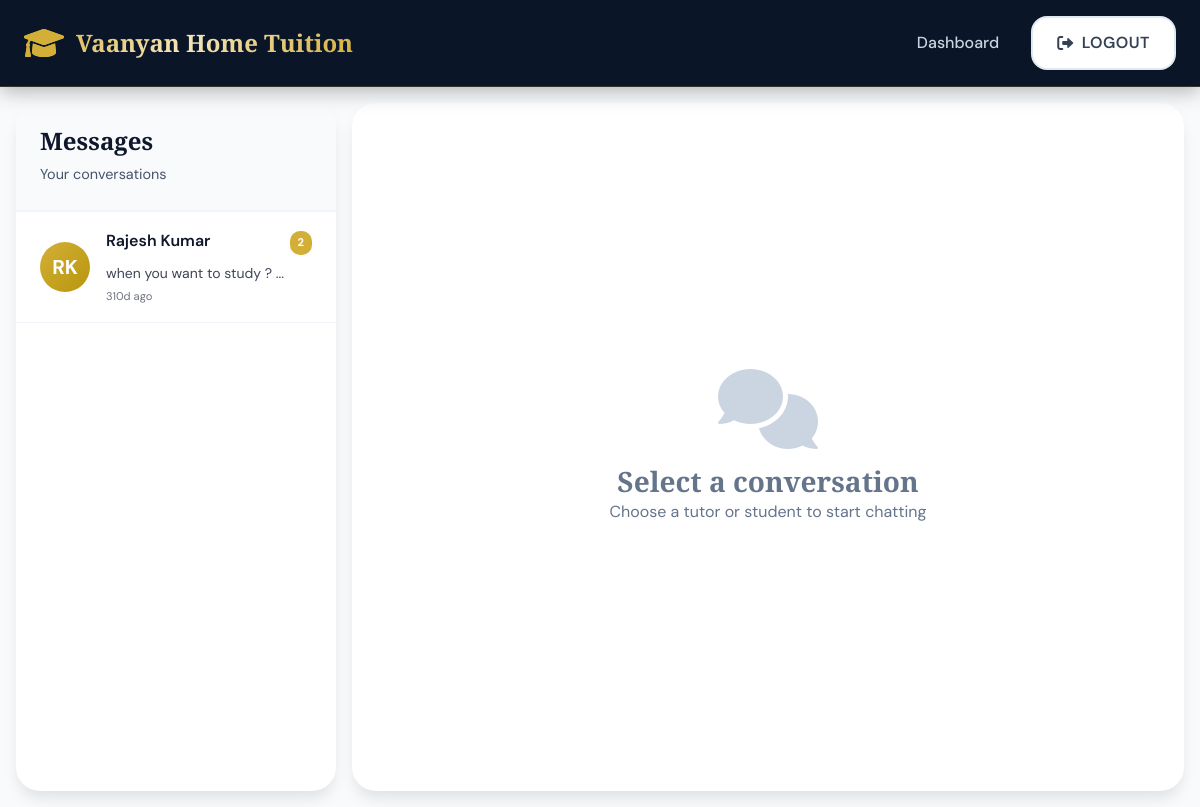
The page /chat (signed in) on the database its author committed.
### app.py (models this page shows, shortened)
class Message(db.Model):
    __tablename__ = 'messages'
    id = db.Column(db.Integer, primary_key=True)
    sender_id = db.Column(db.Integer, db.ForeignKey('users.id'), nullable=False)
    recipient_id = db.Column(db.Integer, db.ForeignKey('users.id'), nullable=False)
    message = db.Column(db.Text, nullable=False)
    is_read = db.Column(db.Boolean, default=False)
    created_at = db.Column(db.DateTime, default=datetime.utcnow)
    sender = db.relationship('User', foreign_keys=[sender_id], backref='sent_messages')
    recipient = db.relationship('User', foreign_keys=[recipient_id], backref='received_messages')

class User(db.Model):
    __tablename__ = 'users'
    id = db.Column(db.Integer, primary_key=True)
    role = db.Column(db.String(20), nullable=False)
    first_name = db.Column(db.String(100), nullable=False)
    last_name = db.Column(db.String(100), nullable=False)
    email = db.Column(db.String(120), unique=True, nullable=False)
    phone = db.Column(db.String(20), nullable=False)
    password_hash = db.Column(db.String(200), nullable=False)
    is_active = db.Column(db.Boolean, default=True)
    created_at = db.Column(db.DateTime, default=datetime.utcnow)
    student_profile = db.relationship('StudentProfile', backref='user', uselist=False, lazy=True)
    teacher_profile = db.relationship('TeacherProfile', backref='user', uselist=False, lazy=True)

### app.py (the view, shortened to what this page needs)
@app.route('/chat')
@app.route('/chat/<int:partner_id>')
@login_required
def chat(partner_id=None):
    user = get_current_user()
    if user.role == 'student':
        accepted_requests = TutorRequest.query.filter_by(
            student_id=user.id,
            status='accepted'
        ).all()
        conversation_partners = [req.teacher for req in accepted_requests]
    else:
        accepted_requests = TutorRequest.query.filter_by(
            teacher_id=user.id,
            status='accepted'
        ).all()
        conversation_partners = [req.student for req in accepted_requests]
    conversations = []
    seen_partners = set()
    for partner in conversation_partners:
        if partner.id in seen_partners:
            continue
        seen_partners.add(partner.id)
        last_msg = Message.query.filter(
            ((Message.sender_id == user.id) & (Message.recipient_id == partner.id)) |
            ((Message.sender_id == partner.id) & (Message.recipient_id == user.id))
        ).order_by(Message.created_at.desc()).first()
        unread_count = Message.query.filter_by(
            sender_id=partner.id,
            recipient_id=user.id,
            is_read=False
        ).count()
        conversations.append({
            'partner': partner,
            'last_message': last_msg.message if last_msg else 'No messages yet',
            'last_message_time': last_msg.created_at if last_msg else None,
            'unread_count': unread_count,
            'id': partner.id
        })
    partner = None
    messages = []
    return render_template('chat.html',
                         current_user=user,
                         conversations=conversations,
                         partner=partner,
                         messages=messages,
                         active_conversation_id=partner_id)

### app.py (called while the page is built)
def login_required(f):
    @wraps(f)
    def decorated_function(*args, **kwargs):
        if 'user_id' not in session:
            flash('Please login to access this page', 'error')
            return redirect(url_for('login'))
        return f(*args, **kwargs)
    return decorated_function

def get_current_user():
    if 'user_id' in session:
        return User.query.get(session['user_id'])
    return None

@app.context_processor
def inject_user():
    return dict(current_user=get_current_user())

### templates/chat.html (shortened to what this page needs)
<!DOCTYPE html>
<html lang="en">
<head>
    <link rel="stylesheet" href="{{ url_for('static', filename='style.css') }}">
    <link href="https://cdnjs.cloudflare.com/ajax/libs/font-awesome/6.0.0/css/all.min.css" rel="stylesheet">
</head>
<body>
    <header class="header">
        <div class="container">
            <div class="header-content">
                <a href="{{ url_for('home') }}" class="logo">
                    <i class="fas fa-graduation-cap"></i>
                    Vaanyan Home Tuition
                </a>
                <nav class="nav">
                    {% if current_user.role == 'student' %}
                    <a href="{{ url_for('student_dashboard') }}" class="nav-link">Dashboard</a>
                    {% else %}
                    <a href="{{ url_for('teacher_dashboard') }}" class="nav-link">Dashboard</a>
                    {% endif %}
                    <a href="{{ url_for('logout') }}" class="btn btn-secondary">
                        <i class="fas fa-sign-out-alt"></i> Logout
                    </a>
                </nav>
            </div>
        </div>
    </header>
    <div class="chat-container">
        <div class="chat-sidebar">
            <div class="sidebar-header">
                <h2>Messages</h2>
                <p style="color: var(--gray-600); font-size: 0.9rem;">Your conversations</p>
            </div>
            <div class="chat-list">
                {% if conversations and conversations|length > 0 %}
                    {% for conv in conversations %}
                    <div class="chat-item {% if conv.id == active_conversation_id %}active{% endif %}" onclick="window.location.href='{{ url_for('chat', partner_id=conv.partner.id) }}'">
                        <div class="chat-avatar">
                            {{ conv.partner.first_name[0] }}{{ conv.partner.last_name[0] }}
                        </div>
                        <div class="chat-item-info">
                            <div style="display: flex; justify-content: space-between; align-items: center; margin-bottom: 0.25rem;">
                                <div class="chat-item-name">{{ conv.partner.first_name }} {{ conv.partner.last_name }}</div>
                                {% if conv.unread_count > 0 %}
                                <span style="background: var(--royal-gold); color: var(--white); padding: 0.2rem 0.5rem; border-radius: 10px; font-size: 0.7rem; font-weight: 700; min-width: 18px; text-align: center;">
                                    {{ conv.unread_count }}
                                </span>
                                {% endif %}
                            </div>
                            <div class="chat-item-last">{{ conv.last_message[:30] }}...</div>
                            {% if conv.last_message_time %}
                            <div style="font-size: 0.7rem; opacity: 0.6; margin-top: 0.25rem;">
                                {% set now = conv.last_message_time.utcnow() %}
                                {% set diff_seconds = (now - conv.last_message_time).total_seconds() %}
                                {% if diff_seconds < 60 %}
                                    Just now
                                {% elif diff_seconds < 3600 %}
                                    {{ (diff_seconds // 60)|int }} min ago
                                {% elif diff_seconds < 86400 %}
                                    {{ (diff_seconds // 3600)|int }}h ago
                                {% else %}
                                    {{ (diff_seconds // 86400)|int }}d ago
                                {% endif %}
                            </div>
                            {% endif %}
                        </div>
                    </div>
                    {% endfor %}
                {% else %}
                    <div style="padding: 2rem; text-align: center; color: var(--gray-500);">
                        <i class="fas fa-inbox" style="font-size: 3rem; margin-bottom: 1rem; opacity: 0.3;"></i>
                        <p>No conversations yet</p>
                    </div>
                {% endif %}
            </div>
        </div>
        <div class="chat-main">
            {% if partner %}
            <div class="chat-header">
                <div class="chat-header-avatar">
                    {{ partner.first_name[0] }}{{ partner.last_name[0] }}
                </div>
                <div class="chat-header-info">
                    <h3>{{ partner.first_name }} {{ partner.last_name }}</h3>
                    <div class="chat-header-status">
                        <i class="fas fa-circle" style="font-size: 0.5rem;"></i>
                        {{ 'Student' if partner.role == 'student' else 'Teacher' }}
                    </div>
                </div>
            </div>
            <div class="chat-messages" id="chatMessages">
                {% if messages and messages|length > 0 %}
                    {% for msg in messages %}
                    <div class="message {% if msg.sender_id == current_user.id %}sent{% endif %}">
                        <div class="message-avatar">
                            {{ msg.sender.first_name[0] }}
                        </div>
                        <div class="message-content">
                            <div class="message-bubble">
                                <div class="message-text">{{ msg.message }}</div>
                                <div class="message-time">{{ msg.created_at.strftime('%I:%M %p') }}</div>
                            </div>
                        </div>
                    </div>
                    {% endfor %}
                {% else %}
                    <div style="text-align: center; color: var(--gray-500); margin: auto;">
                        <i class="fas fa-comments" style="font-size: 4rem; opacity: 0.2; margin-bottom: 1rem;"></i>
                        <p>No messages yet. Start the conversation!</p>
                    </div>
                {% endif %}
            </div>
            <div class="chat-input-area">
                <form method="POST" action="{{ url_for('send_message') }}" class="chat-input-form">
                    <input type="hidden" name="recipient_id" value="{{ partner.id }}">
                    <textarea name="message" class="chat-input" rows="1" placeholder="Type your message..." required></textarea>
                    <button type="submit" class="chat-send-btn">
                        <i class="fas fa-paper-plane"></i>
                    </button>
                </form>
            </div>
            {% else %}
            <div class="chat-empty">
                <i class="fas fa-comments"></i>
                <h3>Select a conversation</h3>
                <p>Choose a tutor or student to start chatting</p>
            </div>
            {% endif %}
        </div>
    </div>
</body>
</html>

### templates/chat.html (style rules this page uses)
body { background: var(--gray-50); }
.chat-container { display: flex; height: calc(100vh - 80px); max-width: 1400px; margin: 0 auto; padding: 1rem; gap: 1rem; }
.chat-sidebar { width: 320px; background: var(--white); border-radius: var(--radius-2xl); box-shadow: var(--shadow-lg); display: flex; flex-direction: column; }
.sidebar-header { padding: 1.5rem; border-bottom: 2px solid var(--gray-100); }
.sidebar-header h2 { font-size: 1.5rem; color: var(--gray-900); margin-bottom: 0.5rem; }
.chat-list { flex: 1; overflow-y: auto; }
.chat-item { padding: 1rem 1.5rem; border-bottom: 1px solid var(--gray-100); cursor: pointer; transition: background 0.2s; display: flex; align-items: center; gap: 1rem; }
.chat-avatar { width: 50px; height: 50px; background: var(--gradient-primary); border-radius: 50%; display: flex; align-items: center; justify-content: center; color: var(--white); font-size: 1.25rem; font-weight: 700; flex-shrink: 0; }
.chat-item-info { flex: 1; min-width: 0; }
.chat-item-name { font-weight: 600; margin-bottom: 0.25rem; }
.chat-item-last { font-size: 0.875rem; opacity: 0.8; white-space: nowrap; overflow: hidden; text-overflow: ellipsis; }
.chat-main { flex: 1; background: var(--white); border-radius: var(--radius-2xl); box-shadow: var(--shadow-lg); display: flex; flex-direction: column; }
.chat-empty { flex: 1; display: flex; align-items: center; justify-content: center; flex-direction: column; color: var(--gray-500); }
.chat-empty i { font-size: 5rem; margin-bottom: 1rem; color: var(--gray-300); }

### rows shown on the page
Message: partner "R", partner "K", partner.first_name "Rajesh", partner.last_name "Kumar", unread_count "2", message "when you want to study ?"
